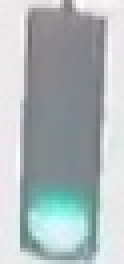
#> input picture 无人驾驶入门/ch9-intro2car_p5-master/Traffic_Light/traffic_light_images/training/green/08f67756-3ab4-4332-a8f4-e580b64e4435.jpg, 31 x 66 px, given as the content of the folder traffic_light_images/training/day, which was not available (shown 4 times larger)
$ jupyter execute --allow-errors '版本2.ipynb'   (shell and % lines are left out)   (older library calls are emulated)   (text cells are left out)
#> lines starting #> are read from the running program, lines starting #| are printed output that depends on the picture; after the words box and inside, x2 and y2 are one past the last pixel; in counts of white or black regions, pixels touching at a corner belong together; long printed decimals are rounded; pictures that were not available may be replaced by others from this repository, and a replacement may not be noted
### 无人驾驶入门/ch9-intro2car_p5-master/day_night_images/helpers.py
# Helper functions

import os
import glob # library for loading images from a directory
import matplotlib.image as mpimg

import cv2


# This function loads in images and their labels and places them in a list
# The list contains all images and their associated labels
# For example, after data is loaded, im_list[0][:] will be the first image-label pair in the list
def load_dataset(image_dir):

    # Populate this empty image list
#> called with image_dir = 'traffic_light_images/training/'
    im_list = []
    image_types = ["day", "night"]

    # Iterate through each color folder
    for im_type in image_types:

        # Iterate through each image file in each image_type folder
        # glob reads in any image with the extension "image_dir/im_type/*"
        for file in glob.glob(os.path.join(image_dir, im_type, "*")):

            # Read in the image
            im = mpimg.imread(file)
#> im is the input picture: shape (66, 31, 3); mean R, G, B 173.6, 183.7, 185.5

            # Check if the image exists/if it's been correctly read-in
            if not im is None:
                # Append the image, and it's type (red, green, yellow) to the image list
                im_list.append((im, im_type))

    return im_list


## Standardize the input images
# Resize each image to the desired input size: 600x1100px (hxw).

## Standardize the output
# With each loaded image, we also specify the expected output.
# For this, we use binary numerical values 0/1 = night/day.


# This function should take in an RGB image and return a new, standardized version
# 600 height x 1100 width image size (px x px)
# [41 lines left out: functions standardize_input, encode, standardize, not called in this run]


### 无人驾驶入门/ch9-intro2car_p5-master/Traffic_Light/版本2.ipynb
[cell 1]
import cv2 # computer vision library
import helpers # helper functions

import random
import numpy as np
import matplotlib.pyplot as plt
import matplotlib.image as mpimg # for loading in images


# Image data directories
IMAGE_DIR_TRAINING = "traffic_light_images/training/"
IMAGE_DIR_TEST = "traffic_light_images/test/"


# Using the load_dataset function in helpers.py
# Load training data
IMAGE_LIST = helpers.load_dataset(IMAGE_DIR_TRAINING)
#> IMAGE_LIST = 2 items


# This function should take in an RGB image and return a new, standardized version
def standardize_input(image):

    standard_im = np.copy(image)
    standard_im = cv2.resize(standard_im, (32,32))

    return standard_im


def one_hot_encode(label):

    one_hot_encoded = []
    if label == "red":
        one_hot_encoded = [1,0,0]
    elif label == "yellow":
        one_hot_encoded = [0,1,0]
    elif label == "green":
        one_hot_encoded = [0,0,1]
    return one_hot_encoded


def standardize(image_list):

    # Empty image data array
    standard_list = []

    # Iterate through all the image-label pairs
    for item in image_list:
        image = item[0]
        label = item[1]

        # Standardize the image
        standardized_im = standardize_input(image)

        # One-hot encode the label
        one_hot_label = one_hot_encode(label)

        # Append the image, and it's one hot encoded label to the full, processed list of image data
        standard_list.append((standardized_im, one_hot_label))
#> this loop made 2 passes
#> label on passes 1 to 2: 'day', 'night'
#> pass 1, in standardize_input, `standard_im = cv2.resize(standard_im, (32,32))`:
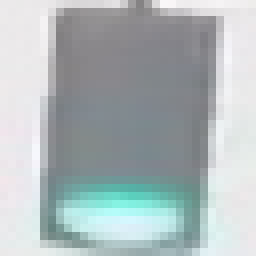
#> standard_im: shape (32, 32, 3) (shown 8 times larger); mean R, G, B 173.5, 183.7, 185.4
#> after the loop, standard_list = 2 items

    return standard_list

# Standardize all training images
STANDARDIZED_LIST = standardize(IMAGE_LIST)
#> STANDARDIZED_LIST = 2 items
#> `test_label = STANDARDIZED_LIST[image_num][1]`: test_label = []
#> in create_feature1, `hsv_image = cv2.cvtColor(rgb_image, cv2.COLOR_RGB2HSV)`: hsv_image: shape (32, 32, 3); mean H, S, V 112.2, 19.4, 186.5

[cell 2]
def create_hsv_mask1(rgb_image):
    hsv_image = cv2.cvtColor(rgb_image, cv2.COLOR_RGB2HSV)

    sum_brightness = np.sum(hsv_image[:,:,2])
#> sum_brightness = 190930
    area = 32*32
    avg_v = int(sum_brightness/area)
#> avg_v = 186
    # 创建蒙版, 明度
    v_lower = np.array([0,0,0])
    v_upper = np.array([179,255,avg_v])
#> v_upper = [179, 255, 186]
    v_mask = cv2.inRange(hsv_image, v_lower, v_upper)
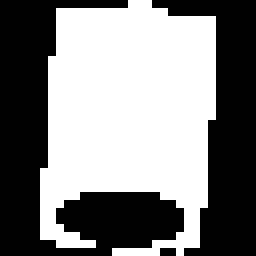
#> v_mask: shape (32, 32) (shown 8 times larger); 51.3% white; 3 black regions (1 under 20 px), largest, box (x1, y1, x2, y2) and area: (0, 0, 23, 32) 298, (19, 0, 32, 32) 199
    # 膨胀操作
#     kernel = np.ones((2, 2), np.uint8)
#     v_mask = cv2.dilate(v_mask, kernel, iterations=1)

    sum_s = np.sum(hsv_image[:,:,1])
#> sum_s = 19878
    area = 32*32
    avg_s = int(sum_s/area)
#> avg_s = 19
    # 创建蒙版, 饱和度
    s_lower = np.array([0,0,0])
    s_upper = np.array([179,avg_s,255])
#> s_upper = [179, 19, 255]
    s_mask = cv2.inRange(hsv_image, s_lower, s_upper)
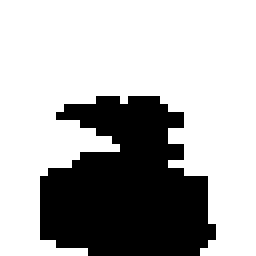
#> s_mask: shape (32, 32) (shown 8 times larger); 68.9% white; 1 black region, box (x1, y1, x2, y2) and area: (5, 12, 27, 32) 318
    # 膨胀操作
#     kernel = np.ones((2, 2), np.uint8)
#     v_mask = cv2.dilate(v_mask, kernel, iterations=1)

    # 创建蒙版, h
    red_lower = np.array([170,43,46])  # 可以选中红, 适当缩小范围
    red_upper = np.array([177,255,255])  # 可以选中红, 适当缩小范围
    yellow_lower = np.array([10,43,46])  # 适当放大黄色范围
    yellow_upper = np.array([35,255,255])
    green_lower = np.array([35,43,46])
    green_upper = np.array([100,255,255])  # 绿色有些图片中偏向青色和蓝色,放宽h值范围
    mask_red = cv2.inRange(hsv_image, red_lower, red_upper)
#> mask_red: shape (32, 32); every value is 0

    mask_yg = cv2.inRange(hsv_image, yellow_lower, green_upper)  # 黄色和绿色的蒙版可以合并
#> mask_yg: shape (32, 32); 12.1% white; 1 white region, box (x1, y1, x2, y2) and area: (6, 22, 25, 31) 124
    h_mask = cv2.bitwise_or(mask_red, mask_yg)
    # 膨胀操作
#     kernel = np.ones((2, 2), np.uint8)
#     h_mask = cv2.dilate(h_mask, kernel, iterations=1)


    # 合并蒙版
    mask = cv2.bitwise_or(v_mask, s_mask)
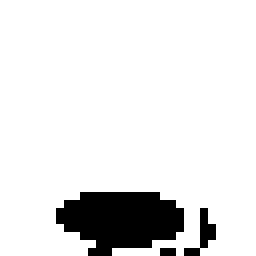
#> mask: shape (32, 32) (shown 8 times larger); 89.8% white; 3 black regions (2 under 20 px), largest, box (x1, y1, x2, y2) and area: (7, 24, 23, 32) 93

    # 遮盖图像 rgb
    masked_image = np.copy(rgb_image)
    masked_image[mask != 0] = [0, 0, 0]
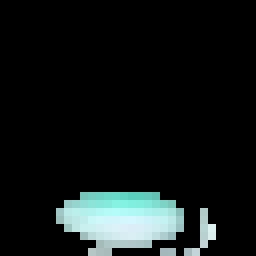
#> masked_image: shape (32, 32, 3) (shown 8 times larger); mean R, G, B 17.5, 22.6, 22.3


# [17 lines of commented-out code are left out]

    return mask, masked_image

[cell 3]
image_num = 1186
#> (the rest of this cell did not finish here and is left out)

[cell 4]
def create_feature1(rgb_image):
    """
    寻找轮廓:https://blog.csdn.net/chenghaoy/article/details/86509950
    """

    hsv_image = cv2.cvtColor(rgb_image, cv2.COLOR_RGB2HSV)
    mask, masked_image = create_hsv_mask1(rgb_image)

    # mask反二值化
    ret,thresh2 = cv2.threshold(mask,127,255,cv2.THRESH_BINARY_INV)
#> thresh2: shape (32, 32); 10.2% white; 3 white regions (2 under 20 px)
    # 获取图像轮廓坐标，其中contours为坐标值，此处只检测外形轮廓
    image, contours, hierarchy = cv2.findContours(thresh2, cv2.RETR_EXTERNAL, cv2.CHAIN_APPROX_SIMPLE)
#> contours = 3 contours, 2 with area under 20; largest, box (x1, y1, x2, y2) and area: (7, 24, 23, 32) 74
    # 找最大块位置
    mx = 0
    my = 0
    mw = 0
    mh = 0
    if len(contours) > 0:
        #cv2.boundingRect()返回轮廓矩阵的坐标值，四个值为x, y, w, h， 其中x, y为左上角坐标，w,h为矩阵的宽和高
        boxes = [cv2.boundingRect(c) for c in contours]
#> boxes = [(20, 31, 2, 1), (23, 26, 4, 6), (7, 24, 16, 8)]
        masked_image2 = masked_image.copy()
        for box in boxes:
            x, y, w, h = box
#             print("轮廓矩阵坐标值",x,y,w,h)

            #绘制矩形框对轮廓进行定位
            masked_image2 = cv2.rectangle(masked_image2, (x, y), (x+w, y+h), (153, 153, 0), 1)

            if w * h > mw * mh:
                mw = w
                mh = h
                mx = x
                my = y
#> this loop made 3 passes
#> (x, y, w, h, mw, mh, mx, my) on passes 1 to 3: (20, 31, 2, 1, 2, 1, 20, 31), (23, 26, 4, 6, 4, 6, 23, 26), (7, 24, 16, 8, 16, 8, 7, 24)
#> pass 1, in create_feature1, `masked_image2 = cv2.rectangle(masked_image2, (x, y), (x+w, y+h), (153,..`:
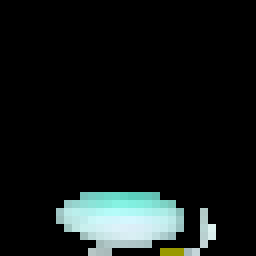
#> masked_image2: shape (32, 32, 3) (shown 8 times larger); 0.29% of pixels changed, all inside (x1, y1, x2, y2) = (20, 31, 23, 32)
#> pass 2, in create_feature1, `masked_image2 = cv2.rectangle(masked_image2, (x, y), (x+w, y+h), (153,..`:
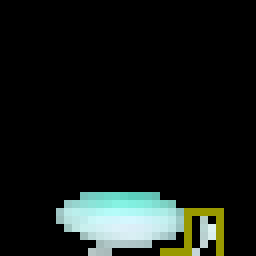
#> masked_image2: shape (32, 32, 3) (shown 8 times larger); 1.46% of pixels changed, all inside (x1, y1, x2, y2) = (23, 26, 28, 32)
#> pass 3, in create_feature1, `masked_image2 = cv2.rectangle(masked_image2, (x, y), (x+w, y+h), (153,..`:
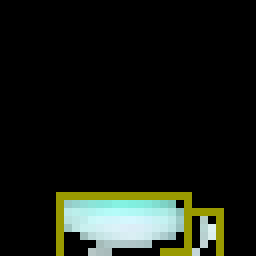
#> masked_image2: shape (32, 32, 3) (shown 8 times larger); 2.44% of pixels changed, all inside (x1, y1, x2, y2) = (7, 24, 24, 32)
#> after the loop, mh = 8; mw = 16; mx = 7; my = 24
    # 最大块中心
    center_x = mx + mw/2
#> center_x = 15
    center_y = my + mh/2
#> center_y = 28

#     plt.imshow(masked_image2)
#     plt.show()


    # 未被遮盖的像素总数
    sum_pix = 32*32 - np.sum(mask)/255
#> sum_pix = 104
    if sum_pix == 0:
        return [0,0,0,0]

    # 未被遮盖的像素的平均h,s,v
    sum_h = np.sum(masked_image[:,:,0])
#> sum_h = 17961
    avg_h = sum_h/sum_pix
#> avg_h = 172.7
    sum_s = np.sum(masked_image[:,:,1])
#> sum_s = 23134
    avg_s = sum_s/sum_pix
#> avg_s = 222.4
    sum_v = np.sum(masked_image[:,:,2])
#> sum_v = 22876
    avg_v = sum_v/sum_pix
#> avg_v = 220
#     print("hsv_feature:", sum_h, sum_s, sum_v, sum_pix)


    # RGB 图像
    r = rgb_image[:,:,0]
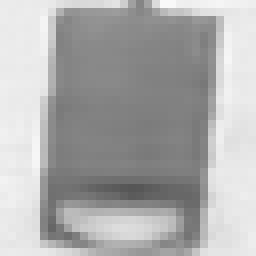
#> r: shape (32, 32) (shown 8 times larger); min 86, max 248, mean 173.5
    g = rgb_image[:,:,1]
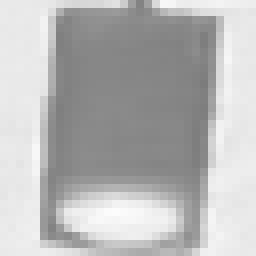
#> g: shape (32, 32) (shown 8 times larger); min 124, max 252, mean 183.7
    b = rgb_image[:,:,2]
    avg_r = r.sum()/(32*32)
#> avg_r = 173.5
    avg_g = g.sum()/(32*32)
#> avg_g = 183.7
    avg_b = b.sum()/(32*32)
#> avg_b = 185.4
# [15 lines of commented-out code are left out]


    feature = [center_y, avg_r, avg_g, avg_b, avg_h, avg_s, avg_v]
#> feature = [28, 173.5, 183.7, 185.4, 172.7, 222.4, 220]
    return feature

[cell 5]
image_num = 1

test_im = STANDARDIZED_LIST[image_num][0]
test_label = STANDARDIZED_LIST[image_num][1]
print(create_feature1(test_im))
#| [28.0, 173.499, 183.661, 185.436, 172.702, 222.442, 219.962]
#> (the rest of this cell did not finish here and is left out)

[cell 6]
# This function should take in RGB image input
# Analyze that image using your feature creation code and output a one-hot encoded label
# [20 lines left out: function estimate_label, not called in this run]

[cell 7]
# Using the load_dataset function in helpers.py
# Load test data
TEST_IMAGE_LIST = helpers.load_dataset(IMAGE_DIR_TEST)
#> TEST_IMAGE_LIST = 2 items

# Standardize the test data
STANDARDIZED_TEST_LIST = standardize(TEST_IMAGE_LIST)
#> the loop in standardize (call 2), `for item in image_list:` made 2 passes
#> STANDARDIZED_TEST_LIST = 2 items

# Shuffle the standardized test data
random.shuffle(STANDARDIZED_TEST_LIST)

[cell 8]
# Constructs a list of misclassified images given a list of test images and their labels
# This will throw an AssertionError if labels are not standardized (one-hot encoded)

def get_misclassified_images(test_images):
    # Track misclassified images by placing them into a list
    misclassified_images_labels = []

    # Iterate through all the test images
    # Classify each image and compare to the true label
    for image in test_images:

        # Get true data
        im = image[0]
        true_label = image[1]
        assert(len(true_label) == 3), "The true_label is not the expected length (3)."

        # Get predicted label from your classifier
        predicted_label = estimate_label(im)
        assert(len(predicted_label) == 3), "The predicted_label is not the expected length (3)."

        # Compare true and predicted labels
        if(predicted_label != true_label):
            # If these labels are not equal, the image has been misclassified
            misclassified_images_labels.append((im, predicted_label, true_label))
#> this loop made 1 pass
#> after the loop, misclassified_images_labels = []

    # Return the list of misclassified [image, predicted_label, true_label] values
    return misclassified_images_labels


# Find all misclassified images in a given test set
#> (the rest of this cell did not finish here and is left out)
